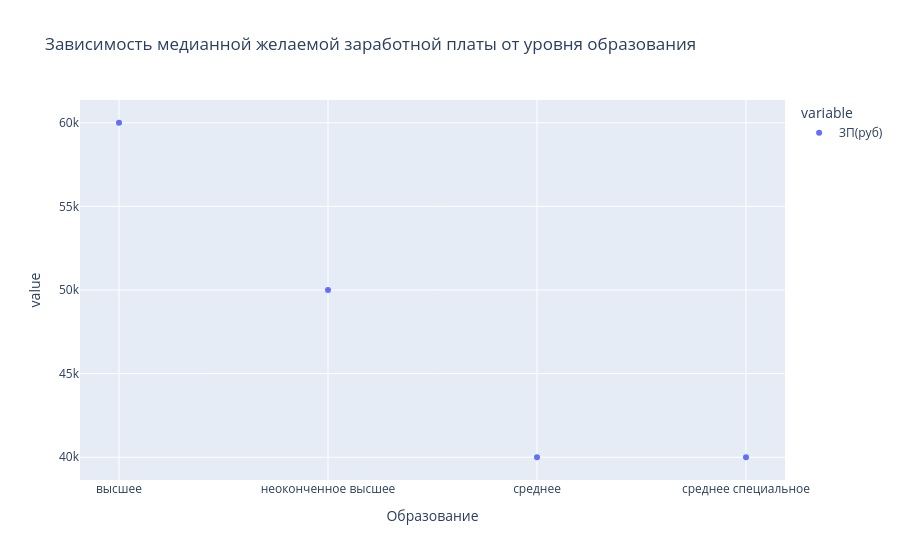

The notebook cell saved with this chart:
### Markdown cell above
4. Постройте диаграмму, которая показывает зависимость **медианной** желаемой заработной платы (**"ЗП (руб)"**) от уровня образования (**"Образование"**). Используйте для диаграммы данные о резюме, где желаемая заработная плата меньше 1 млн рублей.
*Сделайте выводы по представленной диаграмме: для каких уровней образования наблюдаются наибольшие и наименьшие уровни желаемой заработной платы? Как вы считаете, важен ли признак уровня образования при прогнозировании заработной платы?*

### Code cell
# ваш код здесь

mask = hh_df['ЗП(руб)']<1e6
group = hh_df[mask].groupby(by='Образование')['ЗП(руб)'].median()
scatter = px.scatter(
    data_frame=group, 
    title='Зависимость медианной желаемой заработной платы от уровня образования'
)

scatter.show()

### Figure 1 — Plotly figure (JSON) as saved in the notebook; plotly's stock layout.template omitted (floating-point values rounded to 4 significant figures)
{"data": [{"hovertemplate": "variable=ЗП(руб)<br>Образование=%{x}<br>value=%{y}<extra></extra>", "legendgroup": "ЗП(руб)", "marker": {"color": "#636efa", "symbol": "circle"}, "mode": "markers", "name": "ЗП(руб)", "orientation": "v", "showlegend": true, "type": "scatter", "x": ["высшее", "неоконченное высшее", "среднее", "среднее специальное"], "xaxis": "x", "y": [60000, 50000, 40000, 40000], "yaxis": "y"}], "layout": {"legend": {"title": {"text": "variable"}, "tracegroupgap": 0}, "title": {"text": "Зависимость медианной желаемой заработной платы от уровня образования"}, "xaxis": {"anchor": "y", "domain": [0, 1], "title": {"text": "Образование"}}, "yaxis": {"anchor": "x", "domain": [0, 1], "title": {"text": "value"}}}}
